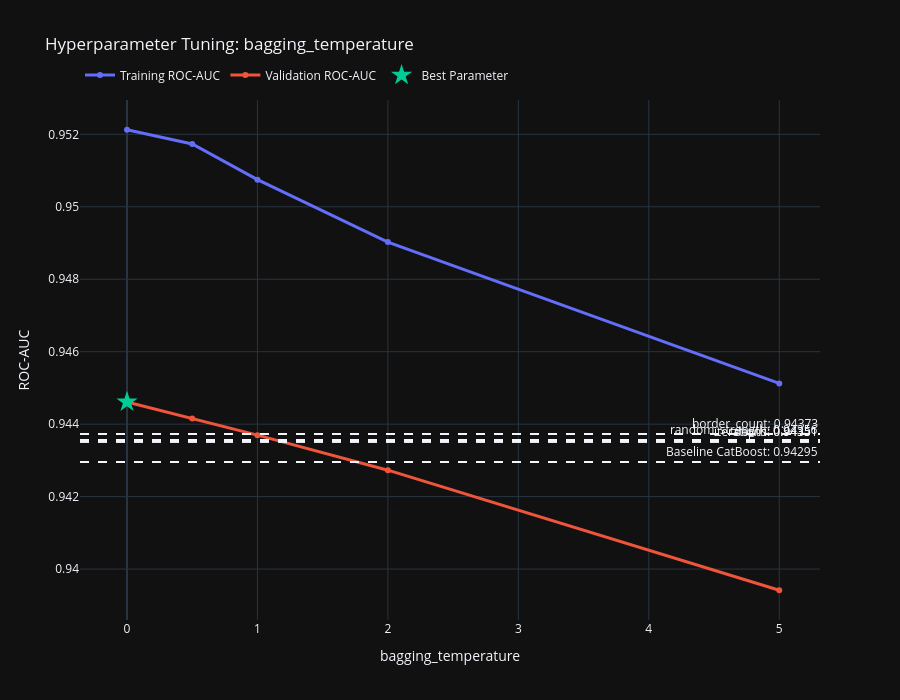

Here is the notebook cell this chart was saved with:
### Code cell
%%time

values = [0, 0.5, 1, 2, 5]

results = test_params(
    ModelClass=CatBoostClassifier,
    param_name="bagging_temperature",
    param_values=values,
    param_model=param_model,
    reference_scores=reference_scores,
    **params,
)

### Figure 1 — Plotly figure (JSON) as saved in the notebook; plotly's stock layout.template omitted (floating-point values rounded to 4 significant figures)
{"data": [{"hovertemplate": "bagging_temperature: %{x}<br>Training ROC-AUC: %{y:.6f}<extra></extra>", "line": {"width": 3}, "mode": "lines+markers", "name": "Training ROC-AUC", "type": "scatter", "x": [0, 0.5, 1, 2, 5], "y": [0.9521, 0.9517, 0.9507, 0.949, 0.9451]}, {"hovertemplate": "bagging_temperature: %{x}<br>Validation ROC-AUC: %{y:.6f}<extra></extra>", "line": {"width": 3}, "mode": "lines+markers", "name": "Validation ROC-AUC", "type": "scatter", "x": [0, 0.5, 1, 2, 5], "y": [0.9446, 0.9442, 0.9437, 0.9427, 0.9394]}, {"marker": {"size": 16, "symbol": "star"}, "mode": "markers", "name": "Best Parameter", "type": "scatter", "x": [0], "y": [0.9446]}], "layout": {"annotations": [{"showarrow": false, "text": "Baseline CatBoost: 0.94295", "x": 1, "xanchor": "right", "xref": "x domain", "y": 0.943, "yanchor": "bottom", "yref": "y"}, {"showarrow": false, "text": "depth: 0.94351", "x": 1, "xanchor": "right", "xref": "x domain", "y": 0.9435, "yanchor": "bottom", "yref": "y"}, {"showarrow": false, "text": "iterations: 0.94351", "x": 1, "xanchor": "right", "xref": "x domain", "y": 0.9435, "yanchor": "bottom", "yref": "y"}, {"showarrow": false, "text": "random_strength: 0.94356", "x": 1, "xanchor": "right", "xref": "x domain", "y": 0.9436, "yanchor": "bottom", "yref": "y"}, {"showarrow": false, "text": "border_count: 0.94373", "x": 1, "xanchor": "right", "xref": "x domain", "y": 0.9437, "yanchor": "bottom", "yref": "y"}], "height": 700, "hovermode": "x unified", "legend": {"orientation": "h", "x": 0, "xanchor": "left", "y": 1.02, "yanchor": "bottom"}, "shapes": [{"line": {"dash": "dash"}, "type": "line", "x0": 0, "x1": 1, "xref": "x domain", "y0": 0.943, "y1": 0.943, "yref": "y"}, {"line": {"dash": "dash"}, "type": "line", "x0": 0, "x1": 1, "xref": "x domain", "y0": 0.9435, "y1": 0.9435, "yref": "y"}, {"line": {"dash": "dash"}, "type": "line", "x0": 0, "x1": 1, "xref": "x domain", "y0": 0.9435, "y1": 0.9435, "yref": "y"}, {"line": {"dash": "dash"}, "type": "line", "x0": 0, "x1": 1, "xref": "x domain", "y0": 0.9436, "y1": 0.9436, "yref": "y"}, {"line": {"dash": "dash"}, "type": "line", "x0": 0, "x1": 1, "xref": "x domain", "y0": 0.9437, "y1": 0.9437, "yref": "y"}], "title": {"text": "Hyperparameter Tuning: bagging_temperature"}, "xaxis": {"title": {"text": "bagging_temperature"}}, "yaxis": {"title": {"text": "ROC-AUC"}}}}
